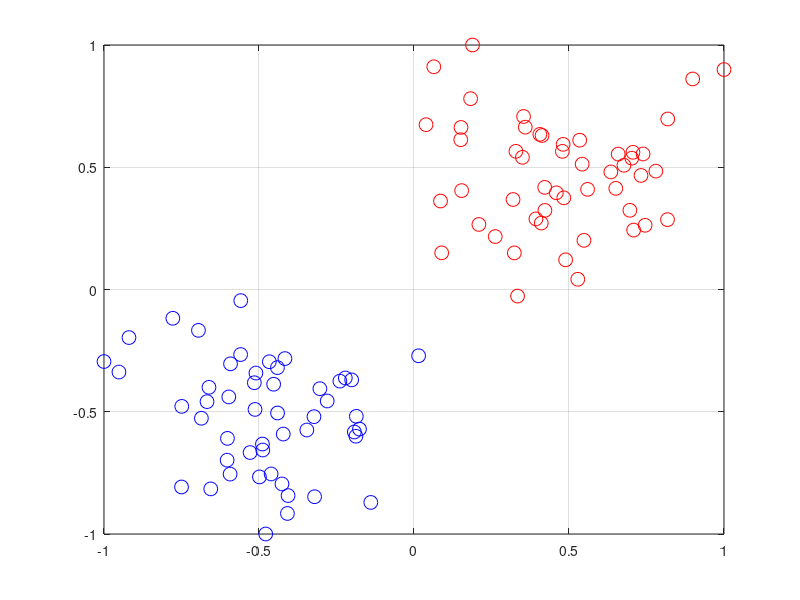

MATLAB code for this plot: (Note: this script raises an error after producing the figure.)
clear 
close all
clc

%%
n = 100;
d = 2;
X = [randn(n/2,d)+2;randn(n/2,d)-2];
Y = [ones(n/2,1);-ones(n/2,1)];

%% Normalizzo
for i = 1:d
    mi = min(X(:,i));
    ma = max(X(:,i));
    di = ma - mi;
    X(:,i) = 2*(X(:,i)-mi)/di-1;
end

%%
figure, hold on, box on, grid on
plot(X(Y<0,1),X(Y<0,2),'ob','MarkerSize',10)
plot(X(Y>0,1),X(Y>0,2),'or','MarkerSize',10)

nl = round(.7 * n);
nv = n - nl;

class_err = zeros(30,1);
for k = 1:30
    % Divido in training set e validation set
    i  = randperm(n);
    il = sort(i(1:nl));
    iv = sort(i(nl+1:end));
    j = 0;
    
    XL = X(il,:);
    YL = Y(il,:);
    XV = X(iv,:);
    YV = Y(iv,:);
    
    for C = logspace(-4,3,30)
        j = j + 1;
        Q = diag(YL)*(XL*XL')*diag(YL);
        [~,err,alpha,b] = SMO2_ab(nl,Q,-ones(nl,1),YL',zeros(nl,1),C*ones(nl,1),...
                                  1000000,.0001,zeros(nl,1));
        if (err ~= 0)
            warning('Problem in SMO')
        end
        w = XL'*diag(YL)*alpha;
        
        YS = XV*w+b;
        class_err(j) = class_err(j) + sum(YS ~= YV)/30;
    end
end

j = 0;
class_err_best = Inf;
for C = logspace(-4,3,30)
   j = j + 1;
   if (class_err(j) < class_err_best)
      class_err_best = class_err(j);
      C_best = C;
   end
end

C = C_best;
Q = diag(Y)*(X*X')*diag(Y);
[~,err,alpha,b] = SMO2_ab(n,Q,-ones(n,1),Y',zeros(n,1),C*ones(n,1),...
                          1000000,.0001,zeros(n,1));
if (err ~= 0)
    warning('Problem in SMO')
end
w = X'*diag(Y)*alpha;

%% Plot the separator
ns = 10000;
XS = 2*rand(ns,d)-1;
YS = XS*w+b;

plot(XS(YS<0,1),XS(YS<0,2),'.c','MarkerSize',1)
plot(XS(YS>0,1),XS(YS>0,2),'.m','MarkerSize',1)
plot(XS(YS<-1,1),XS(YS<-1,2),'.b','MarkerSize',1)
plot(XS(YS>+1,1),XS(YS>+1,2),'.r','MarkerSize',1)

%% Check the solution
plot(X(alpha==0,1),X(alpha==0,2),'sg','MarkerSize',10)
plot(X(alpha>0&alpha<C,1),X(alpha>0&alpha<C,2),'sk','MarkerSize',10)
plot(X(alpha==C,1),X(alpha==C,2),'sy','MarkerSize',10)

%% Compute the duality gap
dualcost = -(.5*alpha'*Q*alpha-ones(n,1)'*alpha);
primalcost = .5*w'*w+C*sum(max(0,1-diag(Y)*(X*w+b))); 
dualitygap = abs(dualcost-primalcost);
title(sprintf('DG: %e   C_{best}: %e',dualitygap,C_best))









